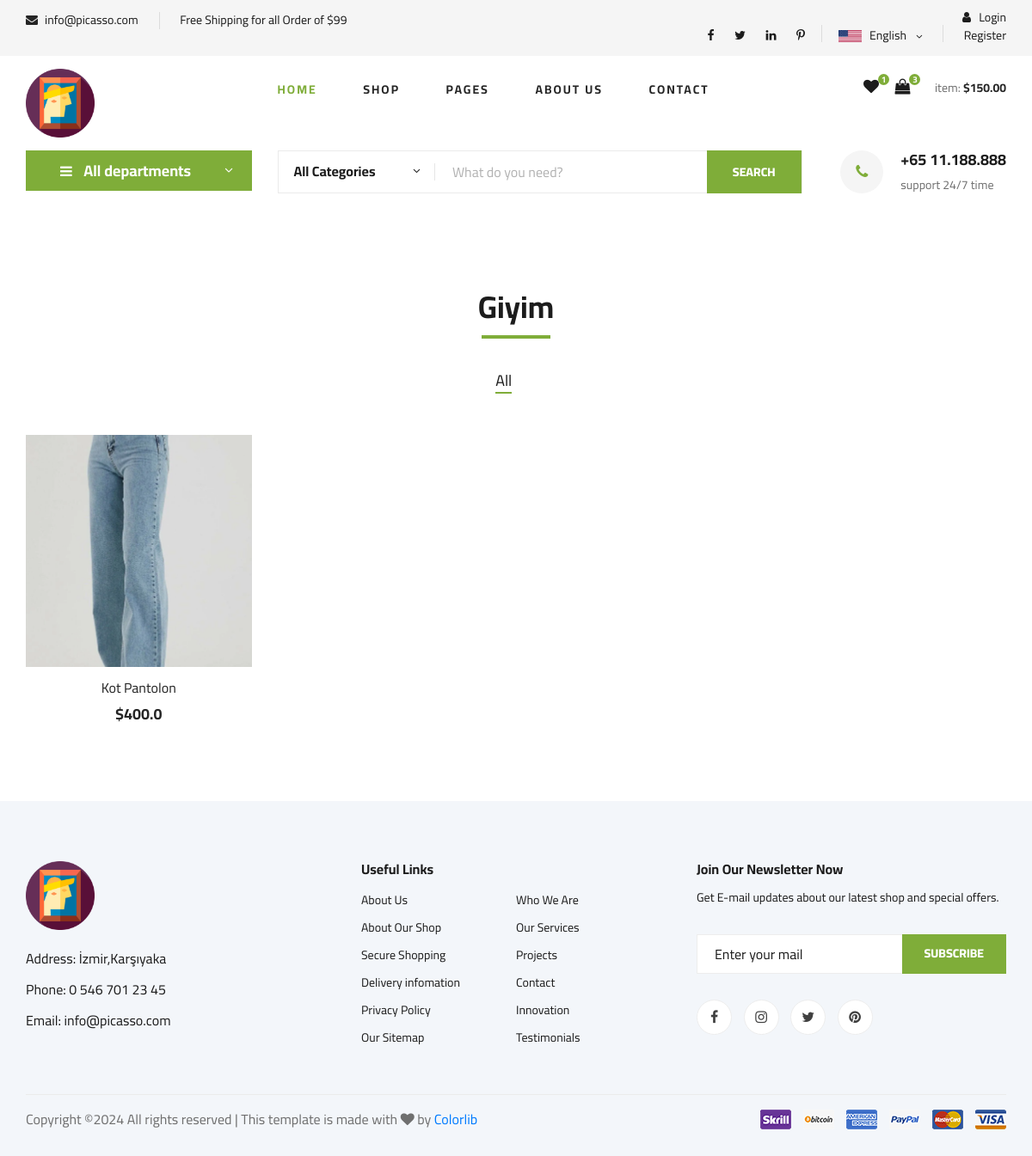
Page /category/1/giyim/ on the earlier database version.
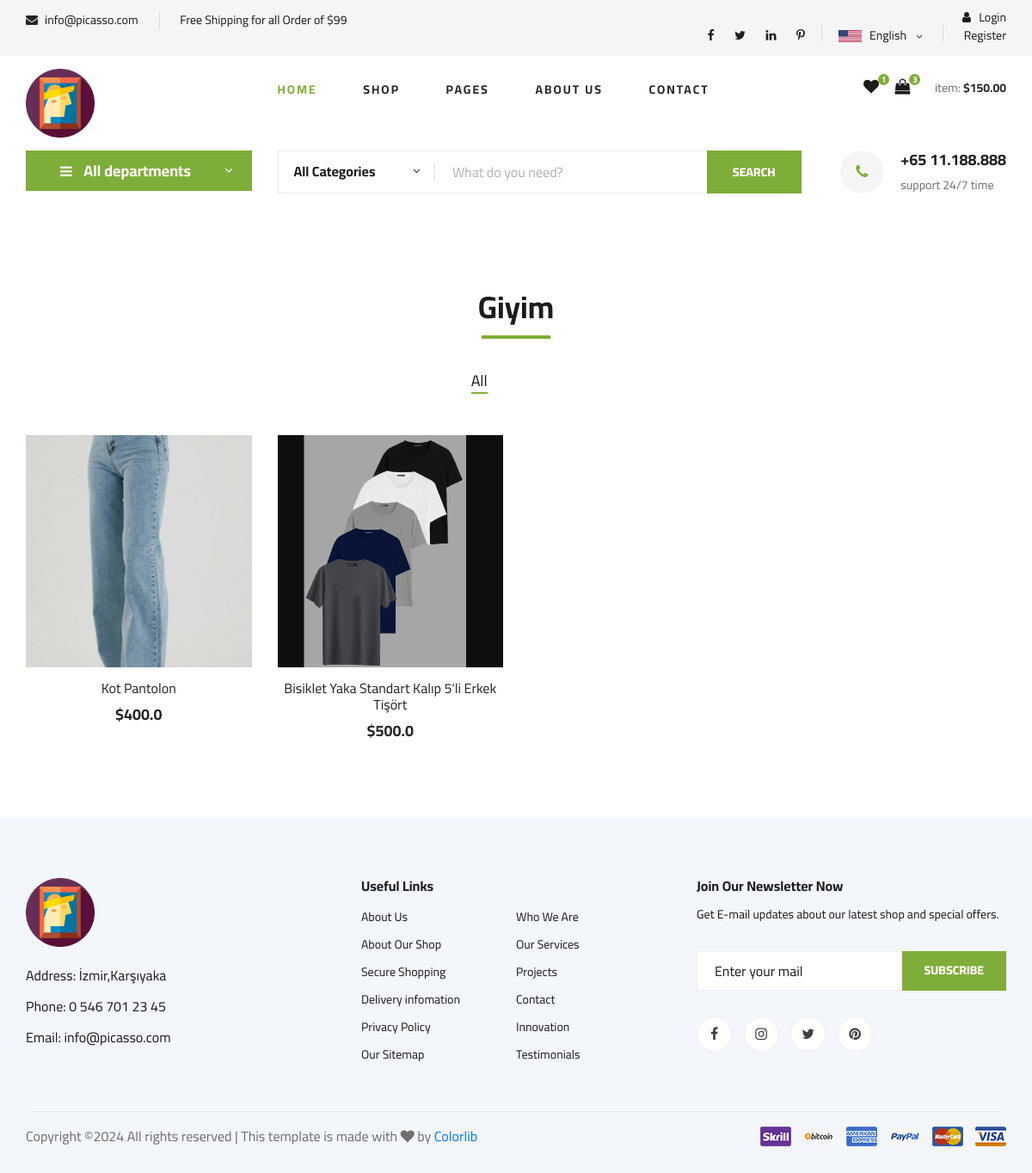
Same page on the later database version.
### home/models.py (models this page shows, shortened)
class Settings(models.Model):
    STATUS = (('True', 'True'), ('False', 'False'))
    title = models.CharField(max_length=150)
    keywords = models.CharField(max_length=255)
    description = models.CharField(max_length=255)
    company = models.CharField(max_length=50)
    address = models.CharField(blank=True, max_length=100)
    phone = models.CharField(blank=True, max_length=15)
    fax = models.CharField(blank=True, max_length=15)
    email = models.CharField(blank=True, max_length=50)
    smtpserver = models.CharField(blank=True, max_length=50)
    smtpemail = models.CharField(blank=True, max_length=50)
    smtppassword = models.CharField(blank=True, max_length=10)
    smtpport = models.CharField(blank=True, max_length=5)
    icon = models.ImageField(blank=True, upload_to='images/')
    facebook = models.CharField(blank=True, max_length=50)
    instagram = models.CharField(blank=True, max_length=50)
    twitter = models.CharField(blank=True, max_length=50)
    youtube = models.CharField(blank=True, max_length=50)
    aboutus = RichTextUploadingField()
    contact = RichTextUploadingField()
    references = RichTextUploadingField()
    status = models.CharField(max_length=10, choices=STATUS)
    create_at = models.DateTimeField(auto_now_add=True)
    update_at = models.DateTimeField(auto_now=True)

### product/models.py (models this page shows, shortened)
class Category(MPTTModel):
    STATUS = (('True', 'Evet'),('False', 'Hayir')) #Kategori aktif/pasif durumu
    title = models.CharField(max_length=25)
    keywords = models.CharField(blank=True, max_length=300)
    description = models.CharField(blank=True, max_length=300)
    image = models.ImageField(blank=True, upload_to='images/')
    status = models.CharField(max_length=10, choices=STATUS)
    slug = models.SlugField(null=False, unique=True)
    parent = TreeForeignKey('self', blank=True, null=True, related_name='children', on_delete=models.CASCADE)
    create_at=models.DateTimeField(auto_now_add=True)
    update_at = models.DateTimeField(auto_now=True)
    discount_tag = models.CharField(max_length=30, blank =True, null = True)
    filter_options = models.JSONField(blank=True, null=True)
    class MPTTMeta:
     order_insertion_by = ['title']

class Product(models.Model):
    STATUS=( ('True','Evet'),('False','Hayir'))
    product_category =models.ForeignKey(Category,on_delete=models.CASCADE) #her ürün bir kategoriye ait olacak.
    user =models.ForeignKey(User,on_delete = models.CASCADE)
    title=models.CharField(max_length=75)
    keywords=models.CharField(blank=True,max_length=300)
    description=models.CharField(blank=True,max_length=300)
    image=models.ImageField(blank=True,upload_to='images/')
    price=models.FloatField()
    amount=models.IntegerField(default=0)
    detail=RichTextUploadingField()
    status=models.CharField(max_length=10,choices=STATUS,default='False')
    create_at=models.DateTimeField(auto_now_add=True)
    update_at=models.DateTimeField(auto_now=True)
    slug=models.SlugField(null=False,unique=True)
    viewcount=models.IntegerField(default=0)
    def thumbnail(self):
        if self.image:
            return mark_safe('<img src="{}" width="50"/>'.format(self.image.url))
        return "No Image"
    thumbnail.short_description = 'Image' #bu sütunun başlığı olarak "Image" metni gösterilir.
    def image_preview(self):
        if self.image:
            return format_html('<img src="{}" style="width: 300px; height: auto;" />', self.image.url)
        return '-'
    image_preview.short_description = 'Current Image'

### product/views.py (the view)
# urls.py: path('category/<int:id>/<slug:slug>/', productviews.categoryProducts, name='categoryProducts' ),
def categoryProducts(request,id,slug):
    category=Category.objects.get(pk=id)
    products_in_category = Product.objects.filter(product_category = id)
    context = {
        'productsInCategory': products_in_category,  # Bu kategorideki ürünler listesi
        'category': category   # Kategorinin kendisi
    }
    return render(request, 'kategori_urunler.html', context)

### home/context_processors.py (called while the page is built)
def global_settings(request):
    settings = Settings.objects.get(pk=1)
    return {
        'settings': settings
    }

### product/context_processors.py (called while the page is built)
def categories(request):
    categories = Category.objects.all()
    if categories :
       return {'categories': categories}
    else:
        return dict()

### templates/kategori_urunler.html (shortened to what this page needs)
{% extends 'home.html' %}
{% block body %}
<section class="featured spad">
    <div class="container">
        <div class="row">
            <div class="col-lg-12">
                <div class="section-title">
                    <h2> {{category.title}}</h2>
                </div>
                <div class="featured__controls">
                    <ul>
                        <li class="active" data-filter="*">All</li>
                    </ul>
                </div>
            </div>
        </div>
        <div class="row featured__filter">
            {% for product in productsInCategory %}
                <div class="col-lg-3 col-md-4 col-sm-6 mix {{ product.category.slug }}">
                    <div class="featured__item">
                        <div class="featured__item__pic set-bg" data-setbg="{{ product.image.url }}">
                        </div>
                        <div class="featured__item__text">
                            <h6><a href="{% url 'productDetail' product.id product.slug %}">{{ product.title }}</a></h6>
                            <h5>${{ product.price }}</h5>
                        </div>
                    </div>
                </div>
            {% endfor %}
        </div>
</section>
 {% endblock%}

### templates/home.html (shortened to what this page needs)
{% load static %}
<!DOCTYPE html>
<html lang="en">
<head>
    <link rel="stylesheet" href="{% static 'css/bootstrap.min.css' %}" type="text/css">
    <link rel="stylesheet" href="{% static 'css/font-awesome.min.css' %}" type="text/css">
    <link rel="stylesheet" href="{% static 'css/elegant-icons.css' %}" type="text/css">
    <link rel="stylesheet" href="{% static 'css/nice-select.css' %}" type="text/css">
    <link rel="stylesheet" href="{% static 'css/jquery-ui.min.css' %}" type="text/css">
    <link rel="stylesheet" href="{% static 'css/owl.carousel.min.css' %}" type="text/css">
    <link rel="stylesheet" href="{% static 'css/slicknav.min.css' %}" type="text/css">
    <link rel="stylesheet" href="{% static 'css/style.css' %}" type="text/css">
</head>
<body>
    {% include 'header.html'%}
    {% include 'menubar.html'%}
    {% block body %}
    {% endblock %}
     {% include 'footer.html'%}
</body>
</html>

### templates/header.html (shortened to what this page needs)
{% load static %}
<header class="header">
    <div class="header__top">
        <div class="container">
            <div class="row">
                <div class="col-lg-6 col-md-6">
                    <div class="header__top__left">
                        <ul>
                            <li><i class="fa fa-envelope"></i>  {{settings.email}}</li>
                            <li>Free Shipping for all Order of $99</li>
                        </ul>
                    </div>
                </div>
                <div class="col-lg-6 col-md-6">
                    <div class="header__top__right">
                        <div class="header__top__right__social">
                            <a href="#"><i class="fa fa-facebook"></i></a>
                            <a href="#"><i class="fa fa-twitter"></i></a>
                            <a href="#"><i class="fa fa-linkedin"></i></a>
                            <a href="#"><i class="fa fa-pinterest-p"></i></a>
                        </div>
                        <div class="header__top__right__language">
                            <img src="{% static  'img/language.png'%}" alt="">
                            <div>English</div>
                            <span class="arrow_carrot-down"></span>
                        </div>
                        <div class="header__top__right__auth">
                            {% if user.id is not None %}
                            <a href="{% url 'user_login'%}"><i class="fa fa-user"></i> {{user.username}}</a>
                            <a href="{% url 'user_logout'%}"></i> Logout</a>
                           {% else %}
                           <a href="{% url 'user_login'%}"><i class="fa fa-user"></i> Login</a>
                           <a href="{% url 'user_register'%}"></i> Register</a>
                 </div>
                 {% endif %}
             </div>
                        </div>
                    </div>
                </div>
            </div>
    <div class="container">
        <div class="row">
            <div class="col-lg-3">
                <div class="header__logo">
                    <a href="./index.html"><img src="{% static  'img/picasso_icon.ico'%}" width="80" alt=""></a>
                </div>
            </div>
            <div class="col-lg-6">
                <nav class="header__menu">
                    <ul>
                        <li class="active"><a href="{% url 'index'%}">Home</a></li>
                        <li><a href="./shop-grid.html">Shop</a></li>
                        <li><a href="#">Pages</a>
                        </li>
                        <li><a href="{%url 'aboutus' %}">About Us</a></li>
                        <li><a href="{%url 'iletisim' %}">Contact</a></li>
                    </ul>
                </nav>
            </div>
            <div class="col-lg-3">
                <div class="header__cart">
                    <ul>
                        <li><a href="#"><i class="fa fa-heart"></i> <span>1</span></a></li>
                        <li><a href="#"><i class="fa fa-shopping-bag"></i> <span>3</span></a></li>
                    </ul>
                    <div class="header__cart__price">item: <span>$150.00</span></div>
                </div>
            </div>
        </div>
    </div>
</header>

### templates/menubar.html
{% load static %}
                {% if page == "home" or page == "" %}
                {% include 'hero_home.html' %}
                {% else %}
                {% include 'hero_normal.html' %}
                {% endif %}

### templates/hero_normal.html (shortened to what this page needs)
  {% load static %}
   <section class="hero hero-normal">
    <div class="container">
        <div class="row">
            <div class="col-lg-3">
                <div class="hero__categories">
                    <div class="hero__categories__all">
                        <i class="fa fa-bars"></i>
                        <span>All departments</span>
                    </div>
                </div>
            </div>
            <div class="col-lg-9">
                <div class="hero__search">
                    <div class="hero__search__form">
                        <form action="/search/" method = "post">
                            <div class="hero__search__categories">
                                All Categories
                                <span class="arrow_carrot-down"></span>
                            </div>
                            <input type="text" name = "query" placeholder="What do you need?">
                            <button type="submit" class="site-btn">SEARCH</button>
                        </form>
                    </div>
                    <div class="hero__search__phone">
                        <div class="hero__search__phone__icon">
                            <i class="fa fa-phone"></i>
                        </div>
                        <div class="hero__search__phone__text">
                            <h5>+65 11.188.888</h5>
                            <span>support 24/7 time</span>
                        </div>
                    </div>
                </div>
            </div>
        </div>
    </div>
</section>

### templates/footer.html
{% load static %}
 <footer class="footer spad">
    <div class="container">
        <div class="row">
            <div class="col-lg-3 col-md-6 col-sm-6">
                <div class="footer__about">
                    <div class="footer__about__logo">
                        <a href="{% url 'index'%}"><img src="{% static 'img/picasso_icon.ico' %}" width="80" alt=""></a>
                    </div>
                    <ul>
                        <li>Address: {{ settings.address}}</li>
                        <li>Phone: {{ settings.phone}}</li>
                        <li>Email: {{ settings.email}}</li>
                    </ul>
                </div>
            </div>
            <div class="col-lg-4 col-md-6 col-sm-6 offset-lg-1">
                <div class="footer__widget">
                    <h6>Useful Links</h6>
                    <ul>
                        <li><a href="#">About Us</a></li>
                        <li><a href="#">About Our Shop</a></li>
                        <li><a href="#">Secure Shopping</a></li>
                        <li><a href="#">Delivery infomation</a></li>
                        <li><a href="#">Privacy Policy</a></li>
                        <li><a href="#">Our Sitemap</a></li>
                    </ul>
                    <ul>
                        <li><a href="#">Who We Are</a></li>
                        <li><a href="#">Our Services</a></li>
                        <li><a href="#">Projects</a></li>
                        <li><a href="#">Contact</a></li>
                        <li><a href="#">Innovation</a></li>
                        <li><a href="#">Testimonials</a></li>
                    </ul>
                </div>
            </div>
            <div class="col-lg-4 col-md-12">
                <div class="footer__widget">
                    <h6>Join Our Newsletter Now</h6>
                    <p>Get E-mail updates about our latest shop and special offers.</p>
                    <form action="#">
                        <input type="text" placeholder="Enter your mail">
                        <button type="submit" class="site-btn">Subscribe</button>
                    </form>
                    <div class="footer__widget__social">
                        <a href="#"><i class="fa fa-facebook"></i></a>
                        <a href="#"><i class="fa fa-instagram"></i></a>
                        <a href="#"><i class="fa fa-twitter"></i></a>
                        <a href="#"><i class="fa fa-pinterest"></i></a>
                    </div>
                </div>
            </div>
        </div>
        <div class="row">
            <div class="col-lg-12">
                <div class="footer__copyright">
                    <div class="footer__copyright__text"><p>
Copyright &copy;<script>document.write(new Date().getFullYear());</script> All rights reserved | This template is made with <i class="fa fa-heart" aria-hidden="true"></i> by <a href="https://colorlib.com" target="_blank">Colorlib</a>
</p></div>
                    <div class="footer__copyright__payment"><img src="{% static  'img/payment-item.png'%}" alt=""></div>
                </div>
            </div>
        </div>
    </div>
</footer>

Differences in the rows shown:
added Product: shows a picture, title "Bisiklet Yaka Standart Kalıp 5'li Erkek Tişört", price "500.0"
